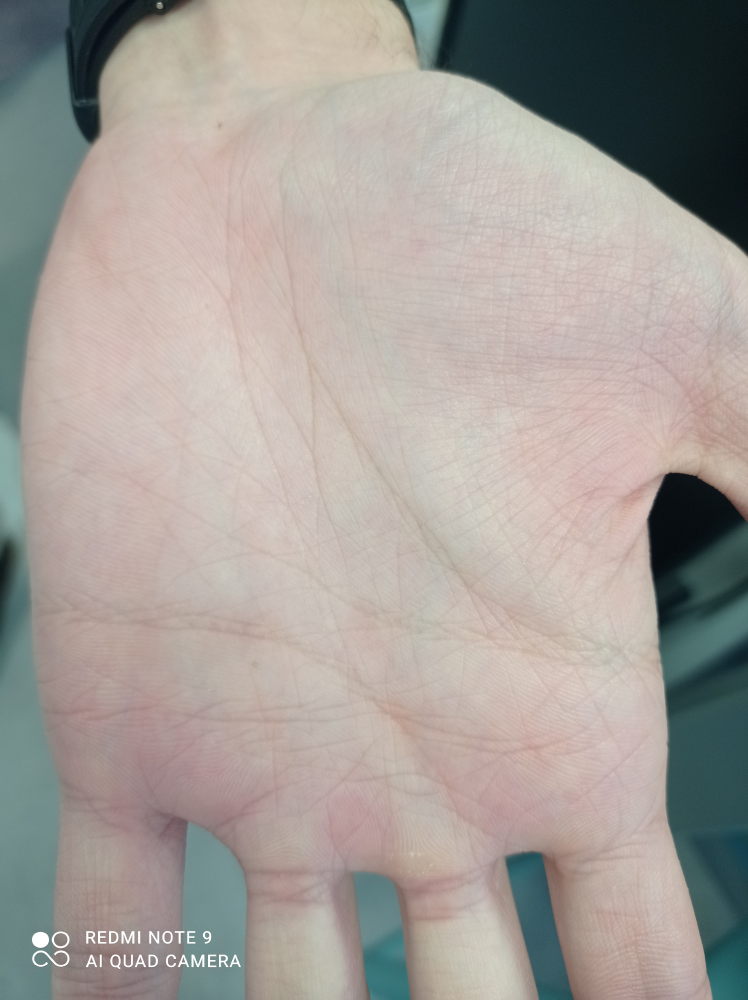
#> input picture récupération_données/dataset/palm.jpg, 2992 x 4000 px, found by its file name (shown at 1/4 size)
$ python main.py
#> lines starting #> are read from the running program, lines starting #| are printed output that depends on the picture
#!/bin/python3

import numpy as np
import matplotlib.pyplot as plt

from skimage import data, io, filters
from skimage.color import rgb2hed, hed2rgb, rgb2gray, gray2rgb, hsv2rgb, rgb2hsv

from skimage.exposure import rescale_intensity
from skimage import exposure
from skimage.transform import rescale, resize, downscale_local_mean
from skimage import segmentation
from skimage import morphology

from skimage.filters import rank
from skimage.transform import hough_line, hough_line_peaks
from skimage.feature import canny
from skimage.draw import line
from skimage.transform import probabilistic_hough_line


def colorize(image, hue, saturation=1):
    """ Add color of the given hue to an RGB image.

    By default, set the saturation to 1 so that the colors pop!
    """
    hsv = rgb2hsv(image)
    hsv[:, :, 1] = saturation
    hsv[:, :, 0] = hue
    return hsv2rgb(hsv)

def main():
    print("hello world")
    palm = io.imread("palm.jpg")
#> palm is the input picture: shape (4000, 2992, 3); mean R, G, B 164.4, 158.3, 152.8
    img = rgb2gray(palm)
    img_rescaled = rescale(img, 0.25, anti_aliasing=False)[200:800, 30:630]
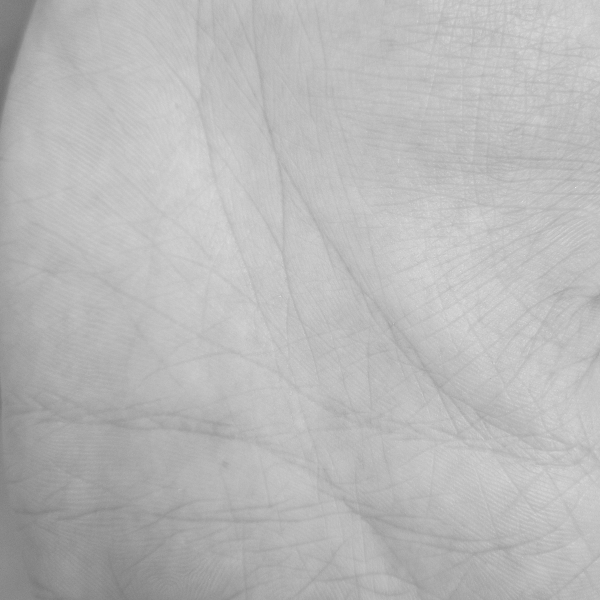
#> img_rescaled: shape (600, 600) float64; min 0.428, max 0.917, mean 0.727

    rows, cols = img.shape
#> rows = 4000; cols = 2992

    noise = np.ones_like(img_rescaled) * 0.2 * (img_rescaled.max() - img_rescaled.min())
#> noise: shape (600, 600) float64; every value is 0.0978
    rng = np.random.default_rng()
    noise[rng.random(size=noise.shape) > 0.5] *= -1
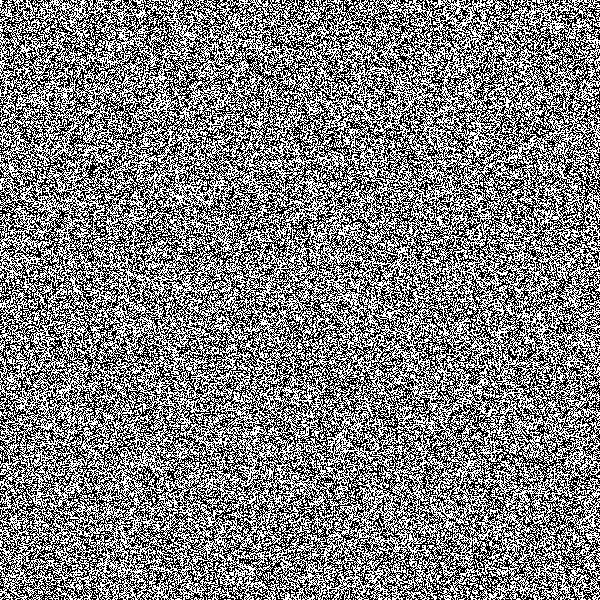
#> noise: shape (600, 600) float64; values -0.0978 (black) and 0.0978 (white), 50% white; black in thin lines or dots

    img_noise = img_rescaled + noise
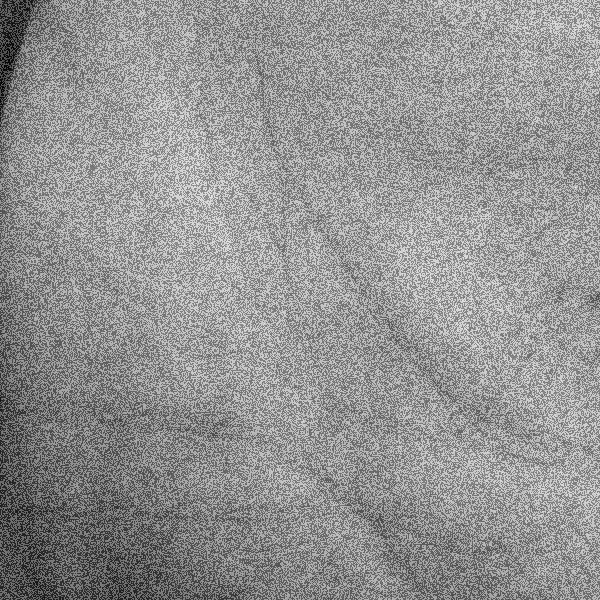
#> img_noise: shape (600, 600) float64; min 0.331, max 1.02, mean 0.727; drawn with min black and max white
    img_const = img_rescaled + abs(noise)
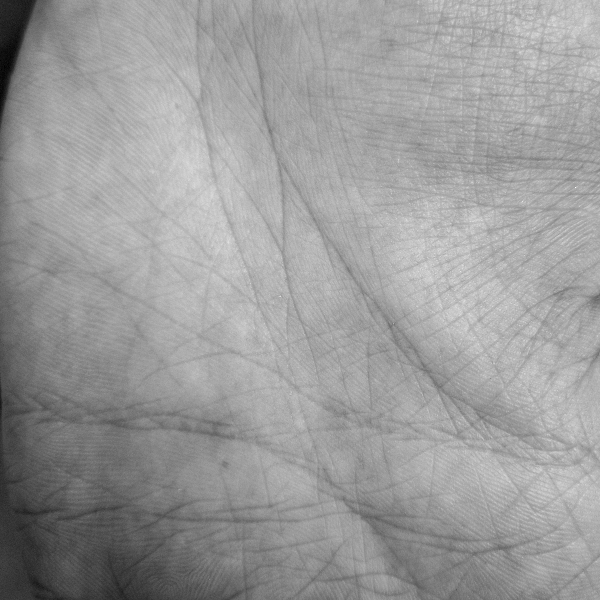
#> img_const: shape (600, 600) float64; min 0.526, max 1.02, mean 0.824; drawn with min black and max white

    # Logarithmic
    logarithmic_corrected = exposure.adjust_log(img_rescaled, 4)

    img_rob = filters.roberts(logarithmic_corrected)
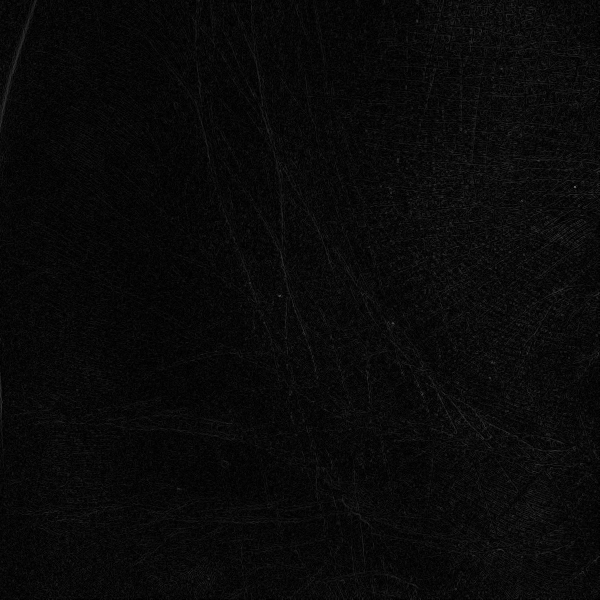
#> img_rob: shape (600, 600) float64; min 0, max 0.407, mean 0.0382
    img_sob = filters.sobel(logarithmic_corrected)
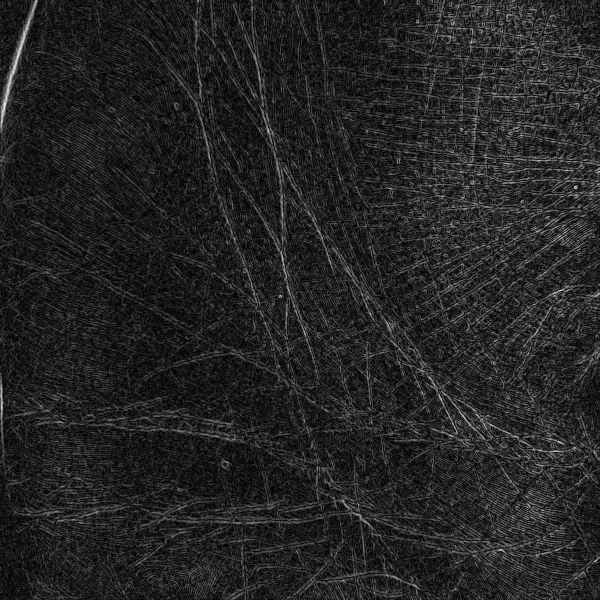
#> img_sob: shape (600, 600) float64; min 2.34e-06, max 0.241, mean 0.0346; drawn with min black and max white

    edges = canny(1 - img_sob, 2, 1, 25)
#> edges: shape (600, 600) bool; every value is 0
    lines = probabilistic_hough_line(edges, threshold=1, line_length=2, line_gap=3)
#> lines = []


    fig, axes = plt.subplots(3, 3, figsize=(12, 12), sharex=False, sharey=False)
    ax = axes.ravel()

    ax[0].imshow(palm)
    ax[0].set_title("Original image")

    ax[1].imshow(img_rescaled, cmap=plt.cm.gray)
    ax[1].set_title("grayscale")

    ax[2].imshow(edges)
    ax[2].set_title('canny')  # Note that there is no Eosin stain in this image

    ax[3].imshow(img_rescaled)
    ax[3].set_title("grayscale rgb")

    ax[4].imshow(img_noise, cmap=plt.cm.gray)
    ax[4].set_title("noisy")  # Note that there is no Eosin stain in this image

    ax[5].imshow(img_const, cmap=plt.cm.gray)
    ax[5].set_title("rebuilt")

    ax[6].imshow(rescale_intensity(1 - img_rob), cmap=plt.cm.gray)
    ax[6].set_title("robert")  # Note that there is no Eosin stain in this image

    ax[7].imshow(rescale_intensity(1 - img_sob), cmap=plt.cm.gray)
    ax[7].set_title("sobel")

    ax[8].imshow(rescale_intensity(1 - logarithmic_corrected), cmap=plt.cm.gray)
    ax[8].set_title("log")


    plt.show()
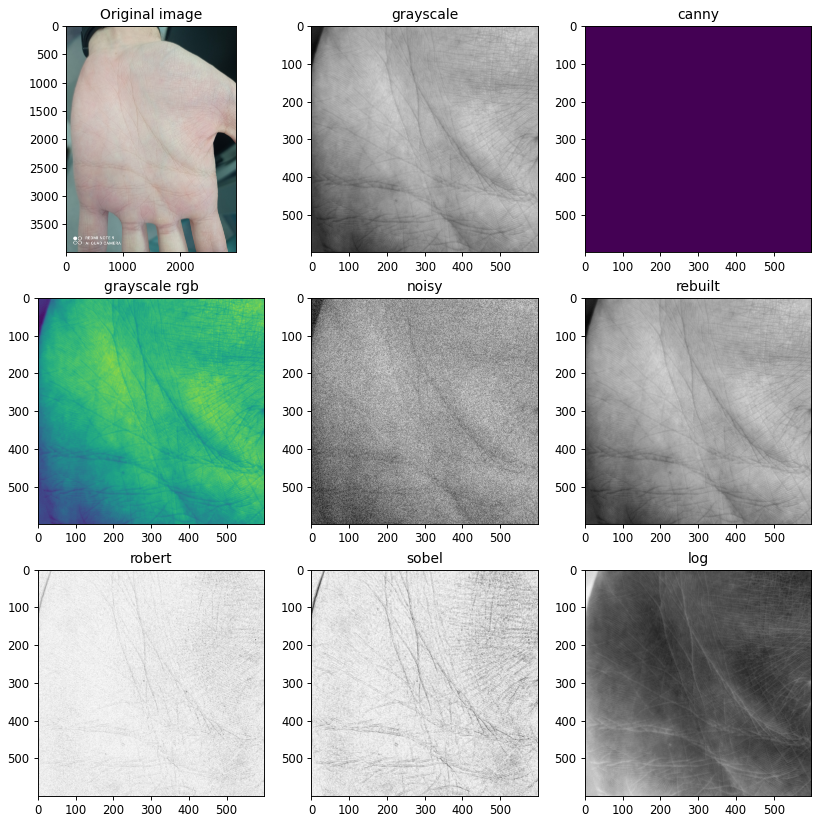
#> figure drawn by matplotlib, 9 panels


if __name__ == "__main__":main()
